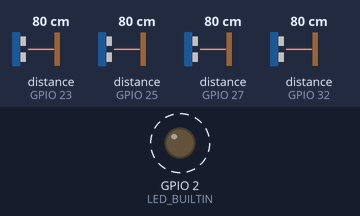
This sketch was run on a simulated ESP32. Parts: output pins drawn as LEDs (lit = HIGH). Wiring (inferred from the names in the program): 4 × ultrasonic range finder: trigger GPIO 14, echo GPIO 27 / trigger GPIO 22, echo GPIO 23 / trigger GPIO 26, echo GPIO 25 / trigger GPIO 33, echo GPIO 32. Dashed ring = blinking. Inputs (shaded band) come from the test bench; at power-on: distance to the obstacle (sensors on GPIO 23, GPIO 25, GPIO 27, GPIO 32) 80 cm. The echo pulse lasts 58.3 µs per cm; pins used as bus, display or sensor lines are not drawn; what the sketch prints to the serial monitor is not drawn.

Above: at 1.12 s.
Timing chart, 0 to 4.0 s (numbered marks = the images above):
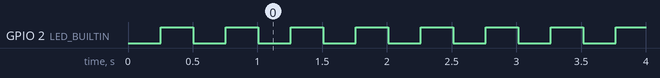

Measured:
- by itself, GPIO 2 (LED_BUILTIN): alternates HIGH for 0.25 s and LOW for 0.25 s

The sketch:

ESP_Sensores.ino
```cpp
//ESP para leer los sensores
#include "ultrasonicSensor.h" //Libreria para los sensores ultrasonicos
#include "Pines.h"
#include "InterrupcionTimer0.h"
#include "DatosUart2.h"
//-----------------------------------------------------------------------------
//Variables
const int numSensors = 5; // Define la cantidad de sensores que deseas crear
//String datos[numSensors]; //Array de los datos de los sensores
UltrasonicSensor sensors[numSensors]; // Declara un array de objetos UltrasonicSensor
const int MasDatos = 1; //agregar mas datos al momento de enviar por uart
//-----------------------------------------------------------------------------
//-----------------------------------------------------------------------------
//Objetos de Clase UltrasonicSensor
/*UltrasonicSensor Sensor1;
UltrasonicSensor Sensor2;
UltrasonicSensor Sensor3;
UltrasonicSensor Sensor4;
UltrasonicSensor Sensor5;*/
//-----------------------------------------------------------------------------
//-----------------------------------------------------------------------------
//Funciones interrupciones externas
void IRAM_ATTR interruptionSensor0(){
  //Serial.println("Entre a la interrupcion");
  if(sensors[0].GetInterrupcionEstado() == false){ //Primer cambio Low a High
    sensors[0].SetStartCounting(micros());
    sensors[0].SetInterruption(true);
  }
  else{ //Segundo cambio High a Low
    sensors[0].SetStopCounting(micros());
    sensors[0].SetInterruption(false);
    sensors[0].SetContinuar(true);
    sensors[0].CalculateDistance();
  }
}//End void IRAM_ATTR interruptionSensor0()
void IRAM_ATTR interruptionSensor1(){
  //Serial.println("Entre a la interrupcion");
  if(sensors[1].GetInterrupcionEstado() == false){ //Primer cambio Low a High
    sensors[1].SetStartCounting(micros());
    sensors[1].SetInterruption(true);
  }
  else{ //Segundo cambio High a Low
    sensors[1].SetStopCounting(micros());
    sensors[1].SetInterruption(false);
    sensors[1].SetContinuar(true);
    sensors[1].CalculateDistance();
  }
}//End void IRAM_ATTR interruptionSensor1()
void IRAM_ATTR interruptionSensor2(){
  //Serial.println("Entre a la interrupcion");
  if(sensors[2].GetInterrupcionEstado() == false){ //Primer cambio Low a High
    sensors[2].SetStartCounting(micros());
    sensors[2].SetInterruption(true);
  }
  else{ //Segundo cambio High a Low
    sensors[2].SetStopCounting(micros());
    sensors[2].SetInterruption(false);
    sensors[2].SetContinuar(true);
    sensors[2].CalculateDistance();
  }
}//End void IRAM_ATTR interruptionSensor2()
void IRAM_ATTR interruptionSensor3(){
  //Serial.println("Entre a la interrupcion");
  if(sensors[3].GetInterrupcionEstado() == false){ //Primer cambio Low a High
    sensors[3].SetStartCounting(micros());
    sensors[3].SetInterruption(true);
  }
  else{ //Segundo cambio High a Low
    sensors[3].SetStopCounting(micros());
    sensors[3].SetInterruption(false);
    sensors[3].SetContinuar(true);
    sensors[3].CalculateDistance();
  }
}//End void IRAM_ATTR interruptionSensor3()
/*void IRAM_ATTR interruptionSensor4(){
  //Serial.println("Entre a la interrupcion");
  if(sensors[4].GetInterrupcionEstado() == false){ //Primer cambio Low a High
    //Serial.println("Interrupcion Cambio 1");
    sensors[4].SetStartCounting(micros()); //startCounting = ;
    sensors[4].SetInterruption(true); //InterrupcionEstado = true;
  }
  else{ //Segundo cambio High a Low
    //Serial.println("Interrupcion Cambio 2");
    sensors[4].SetStopCounting(micros()); // = micros();
    sensors[4].SetInterruption(false); //InterrupcionEstado = false;
    sensors[4].SetContinuar(true); // = true;
    //duration = stopCounting - startCounting;
    //Sensor5.GetDuration();
    sensors[4].CalculateDistance();// = duration / 58.2; // Dividido por 2 porque el sonido viaja de ida y vuelta
    //Serial.println(duration5);
  }
}//End void IRAM_ATTR interruptionSensor4()*/
//-----------------------------------------------------------------------------
//--------------------------------------------------------------------------------
//--------------------------------------------------------------------------------
void setup()
{
  Serial.begin(115200);
  initTimer0(LED_BUILTIN);
  Serial2.begin(9600);

  Serial.println("Init...");
  Serial.println("Init...");
  Serial.println("Init...");
  delay(1000);

  // Inicializa cada objeto UltrasonicSensor con los pines correspondientes
  sensors[0].SetPines(TRIG1, ECHO1, interruptionSensor0);
  sensors[1].SetPines(TRIG2, ECHO2, interruptionSensor1);
  sensors[2].SetPines(TRIG3, ECHO3, interruptionSensor2);
  sensors[3].SetPines(TRIG4, ECHO4, interruptionSensor3);
  //sensors[4].SetPines(TRIG5, ECHO5, interruptionSensor4);

  /*sensors[0].setParametros(50, 5000);
  sensors[1].setParametros(50, 5000);
  sensors[2].setParametros(50, 5000);
  sensors[3].setParametros(50, 5000);
  sensors[4].setParametros(50, 5000);*/

}//End setup
void loop()
{
  // Array de enteros
  int* datos = leerDatos(5);; //Array de los datos de los sensores
  // Convertir los datos a strings
  String datosString[numSensors]; //+ MasDatos
  for (int i = 0; i < numSensors; i++) {
    datosString[i] = String(datos[i]);
  }
  //Se agrega el dato de distancia dada por el usuario
  //datosString[numSensors] = String(sensors[0].get_distanceParametro()); //deberia ser asi numSensors + MasDatos, pero
                                                                        //eso daria 6, y se ocupa la posicion 5 no 6
  //Se envian los datos
  enviarDatosUART2(datosString, numSensors); //+ MasDatos
}//End loop
//--------------------------------------------------------------------------------
//--------------------------------------------------------------------------------

int* leerDatos(int NumDatos){
  static int DatoFiltrado[numSensors];
  int Sensor1[NumDatos];
  int Sensor2[NumDatos];
  int Sensor3[NumDatos];
  int Sensor4[NumDatos];
  //int Sensor5[NumDatos];

  for(int i=0; i<NumDatos; i++){
    sensors[0].Activar_Sensor(4);
    sensors[1].Activar_Sensor(4);
    sensors[2].Activar_Sensor(4);
    sensors[3].Activar_Sensor(4);
    //sensors[4].Activar_Sensor(4);
    //delay(10);//Delay para poder obtener la señal
    Sensor1[i] = sensors[0].GetDistance();
    Sensor2[i] = sensors[1].GetDistance();
    Sensor3[i] = sensors[2].GetDistance();
    Sensor4[i] = sensors[3].GetDistance();
    //Sensor5[i] = sensors[4].GetDistance();
  }

  DatoFiltrado[0] = filtrarDato_Promedio(Sensor1, NumDatos);
  DatoFiltrado[1] = filtrarDato_Promedio(Sensor2, NumDatos);
  DatoFiltrado[2] = filtrarDato_Promedio(Sensor3, NumDatos);
  DatoFiltrado[3] = filtrarDato_Promedio(Sensor4, NumDatos);
  DatoFiltrado[4] = 0; //filtrarDato_Promedio(Sensor5, NumDatos);

  return DatoFiltrado;
}
// Función para calcular la mediana de un conjunto de datos enteros
int calcularMediana(int datos[], int longitud) {
  // Primero, ordenamos el conjunto de datos
  for (int i = 0; i < longitud - 1; i++) {
    for (int j = i + 1; j < longitud; j++) {
      if (datos[i] > datos[j]) {
        // Intercambiamos los valores si el elemento actual es mayor que el siguiente
        int temp = datos[i];
        datos[i] = datos[j];
        datos[j] = temp;
      }
    }
  }

  // Calculamos la mediana
  if (longitud % 2 == 0) {
    // Si hay un número par de elementos, la mediana es el promedio de los dos valores centrales
    return (datos[longitud / 2 - 1] + datos[longitud / 2]) / 2;
  } else {
    // Si hay un número impar de elementos, la mediana es el valor central
    return datos[longitud / 2];
  }
}


int filtrarDato_Promedio(int datos[], int longitud){
  int datoFiltrado = 0;

  //Serial.println(" ");
  for(int i=0; i<longitud; i++){
    //int distancia = dato.readDistance();
    datoFiltrado += datos[i];
    //Serial.println(String(i) + " - " + String(datoFiltrado) + " - " + String(distancia));
    //delay(5);
  }
  datoFiltrado /= longitud;
  //Serial.println(datoFiltrado);
  return datoFiltrado;
}
```

DatosUart2.h
```cpp
// Función para serializar datos en un array de strings y enviarlos por Serial2
void enviarDatosUART2(String datos[], int numSensors) {
  // Serializar los datos
  String datosSerializados;
  for (int i = 0; i < numSensors; i++) {
    datosSerializados += datos[i];
    datosSerializados += ",";
  }
  // Enviar los datos serializados por Serial2
  Serial2.println(datosSerializados);
  Serial.println(datosSerializados);
}//End void enviarDatos(String datos[])
```

InterrupcionTimer0.h
```cpp
//Interrupcion Timer0

//Variables
int LedToggleTimer0;
hw_timer_t *Timer0_Cfg = NULL;
#define INTERVALO_LED 250
volatile int ContEstadoLed = 0;

//Funciones
void IRAM_ATTR Timer0_ISR(){
  if(ContEstadoLed >= INTERVALO_LED){
    digitalWrite(LedToggleTimer0, !digitalRead(LedToggleTimer0));
    ContEstadoLed = 0;
  }
  else{
    ContEstadoLed++;
  }
}//End void IRAM_ATTR Timer0_ISR()

void initTimer0(int PinLed){
  LedToggleTimer0 = PinLed;
  pinMode(LedToggleTimer0, OUTPUT);
  Timer0_Cfg = timerBegin(0, 80, true);
  timerAttachInterrupt(Timer0_Cfg, &Timer0_ISR, true);
  timerAlarmWrite(Timer0_Cfg, 1000, true);
  timerAlarmEnable(Timer0_Cfg);
}//End void initTimer0(void)
```

Pines.h
```cpp
//Led Interrupciones
  #define LED_BUILTIN 2

//UART0 - Serial
  #define RX0 3
  #define TX0 1

//UART2 - Serial2
  #define RX2 16
  #define TX2 17

//Sensor Ultrasonico 1
  #define ECHO1       32
  #define TRIG1       33

//Sensor Ultrasonico 2
  #define ECHO2       25
  #define TRIG2       26

//Sensor Ultrasonico 3
  #define ECHO3       23
  #define TRIG3       22

//Sensor Ultrasonico 4
  #define ECHO4       27
  #define TRIG4       14

//Sensor Ultrasonico 5
  #define ECHO5       12
  #define TRIG5       13
```

ultrasonicSensor.h
```cpp
//-----------------------------------------------------------------------------
//Class to read ultrasonic sensors using external interrupts
class UltrasonicSensor {
  private:
    int triggerPin;
    int echoPin;
    volatile unsigned long startCounting;
    volatile unsigned long stopCounting;
    volatile unsigned long duration;
    volatile float distance;
    volatile bool continuar;
    volatile bool InterrupcionEstado;

  public:
    // Constructor sin parámetros
    UltrasonicSensor() : triggerPin(-1), echoPin(-1) {
      continuar = true;
      InterrupcionEstado = false;
    }

    void SetPines(int trigger, int echo, void (*nameFuntion)(), int modeEchoPin = INPUT){
      triggerPin = trigger;
      echoPin = echo;
      pinMode(triggerPin, OUTPUT);
      pinMode(echoPin, modeEchoPin);
      attachInterrupt(digitalPinToInterrupt(echoPin), nameFuntion, CHANGE);
      continuar = true;
      InterrupcionEstado = false;
    }
    void SetStartCounting(volatile unsigned long _StartCounting_) { startCounting = _StartCounting_; }
    void SetStopCounting(volatile unsigned long _StopCounting_) { stopCounting = _StopCounting_; }
    void SetInterruption(volatile bool _InterrupcionEstado_) { InterrupcionEstado = _InterrupcionEstado_; }
    void SetContinuar(volatile bool _continuar_) { continuar = _continuar_; }
    volatile bool GetInterrupcionEstado() const { return InterrupcionEstado; }
    volatile bool GetContinuar() const { return continuar; }
    volatile float GetDuration() const { return duration; }
    volatile float GetDistance() const { return distance; }

    void Activar_Sensor(int _delaylectura_ = 5, unsigned long timeout = 1000000UL){
      //Recomendable usar esta funcion al inicio del loop principal
      if((micros() - startCounting) >= timeout){
        InterrupcionEstado = false;
        continuar = true;
      }
      if(InterrupcionEstado == false && continuar == true){
        continuar = false;
        delay(_delaylectura_); //5 valor ideal
        digitalWrite(triggerPin, HIGH);
        delayMicroseconds(10);
        digitalWrite(triggerPin, LOW);
      }
    }

    void CalculateDuration(){
      duration = stopCounting - startCounting;
    }

    void CalculateDistance(){
      distance = (stopCounting - startCounting) / 58.2;
    }
};
//-----------------------------------------------------------------------------
//-----------------------------------------------------------------------------
//Class for ultrasonic sensors
/*class UltrasonicSensor {
  private:
    int triggerPin;
    int echoPin;
    unsigned long distanceParametro;
    unsigned long tiempoAuxParametro;

  public:
    // Constructor
    UltrasonicSensor() {}

    // Método para establecer los pines del sensor
    void setPins(int TrigPin, int EchPin) {
      triggerPin = TrigPin;
      echoPin = EchPin;
      pinMode(triggerPin, OUTPUT);
      pinMode(echoPin, INPUT);
    }
    // Método para establecer los pines del sensor
    void setParametros(int distance = 1000, int tiempoAux = 1000000) {
      distanceParametro = distance;
      tiempoAuxParametro = tiempoAux;
    }

    //Metodo para obtener distanceParametro
    int get_distanceParametro(){
      return distanceParametro;
    }

    //Metodo para obtener tiempoAuxParametro
    int get_tiempoAuxParametro(){
      return tiempoAuxParametro;
    }


    // Método para leer la distancia
    float readDistance() {
      // Envía un pulso corto al pin de activación del sensor
      //digitalWrite(triggerPin, LOW);
      //delayMicroseconds(2);
      digitalWrite(triggerPin, HIGH);
      delayMicroseconds(10);
      digitalWrite(triggerPin, LOW);
      //Serial.println(triggerPin);
      //Serial.println(echoPin);
      // Lee la duración del eco del pin de eco
      float duration = pulseIn(echoPin, HIGH, tiempoAuxParametro); //tiempoAux por si quieres cambiar este parametro
      //Serial.println(duration);
      // Calcula la distancia en función de la duración del eco
      float distance = duration / 58.2; // Dividido por 2 porque el sonido viaja de ida y vuelta
      //Serial.println(distance);
      if(duration == 0){
        return distance = distanceParametro;
      }
      return distance;
    }
};//End class UltrasonicSensor*/
//-----------------------------------------------------------------------------
```
